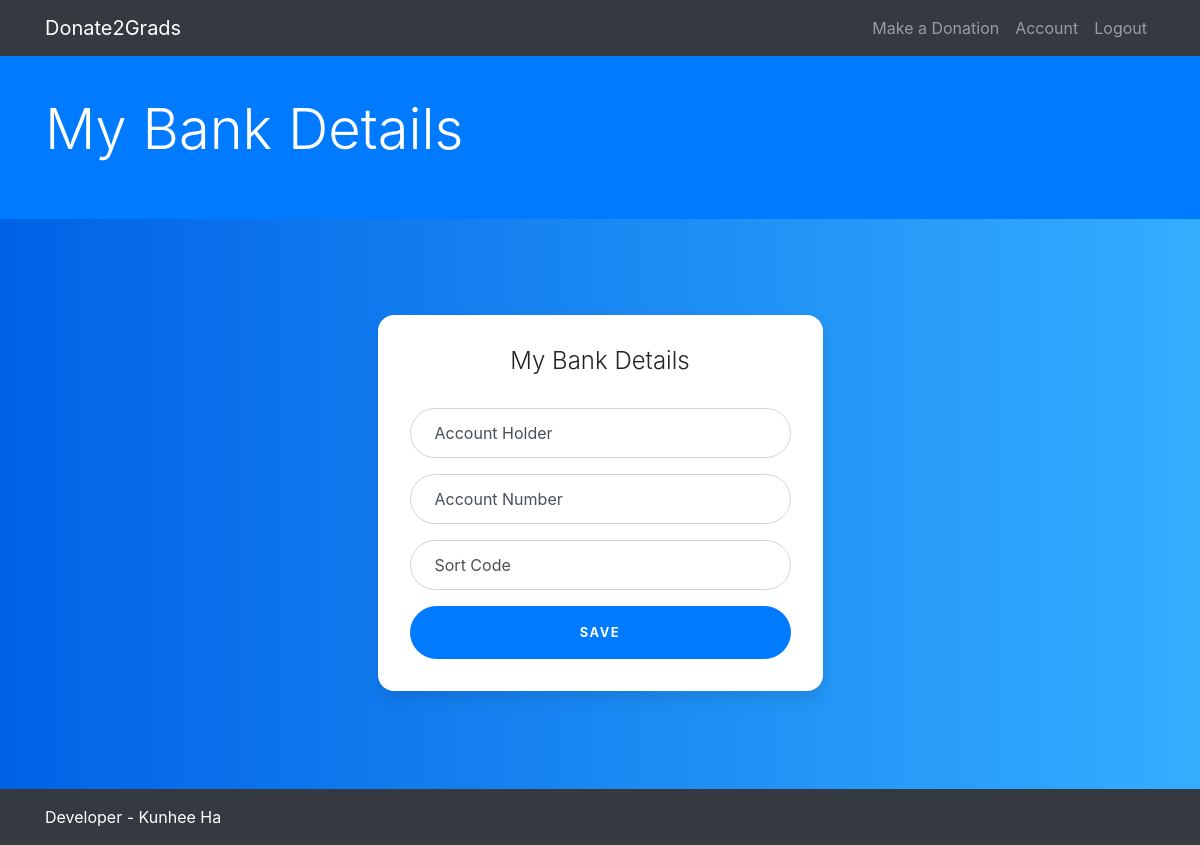
Before: /bankdetails (signed in) with the older database file.
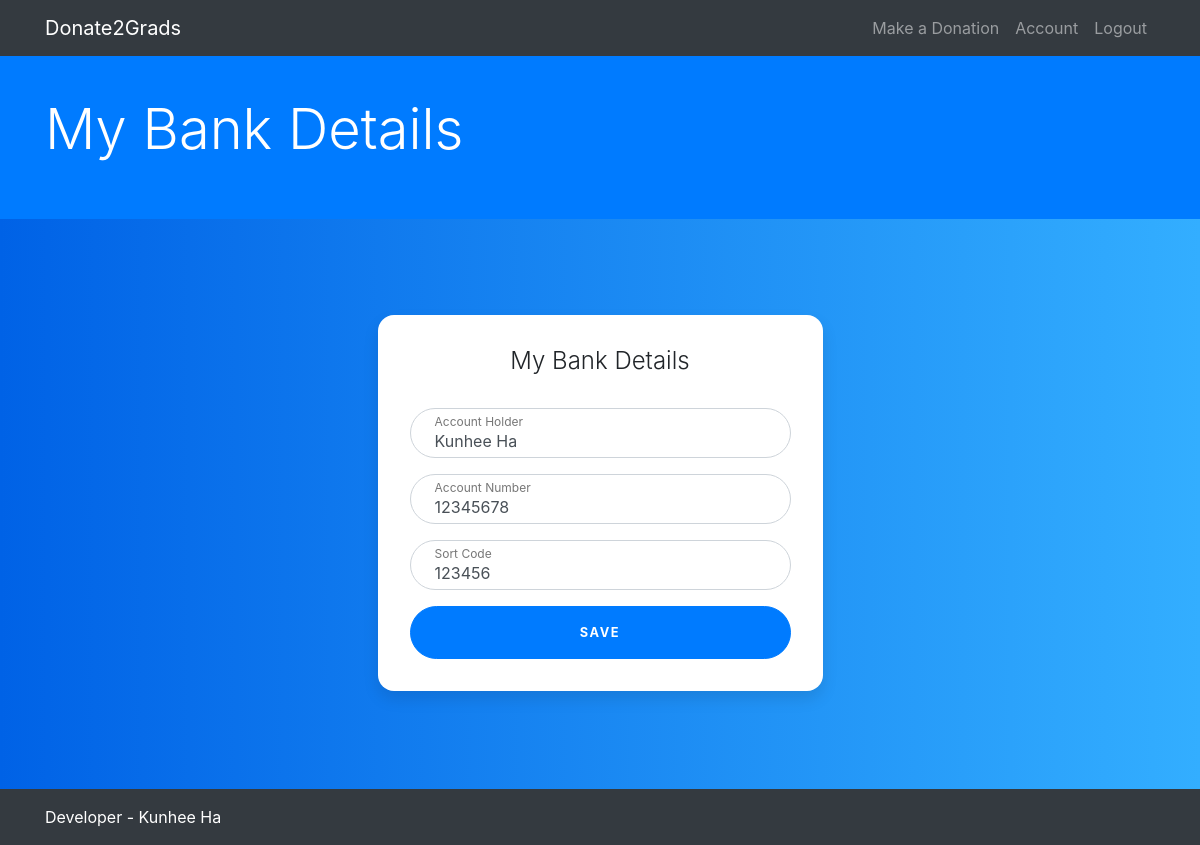
After: the same page with the newer database file.
### donationsite/models.py (models this page shows, shortened)
class Bankdetails(db.Model):
    __tablename__ = 'bankdetails'
    id = db.Column(db.Integer(), primary_key=True)
    account_holder = db.Column(db.String(30), nullable=False, unique=False)
    account_number = db.Column(db.String(10), nullable=False, unique=False)
    sort_code = db.Column(db.String(10), nullable=False, unique=False)

### donationsite/accounts/routes.py (the view)
@accounts.route('/bankdetails', methods=['GET', 'POST'])
def bankdetails():
    form = BankDetailForm()
    if form.validate_on_submit():
        accountNumber = str(form.account_number.data)
        sortCode = str(form.sortcode.data)
        bank = Bankdetails(account_holder=form.account_holder.data,
                           account_number=accountNumber,
                           sort_code=sortCode)
        db.session.add(bank)
        db.session.commit()
        usrbank = Bankdetails.query.filter_by(
            account_number=accountNumber).first()
        current_user.bank_details = []
        current_user.bank_details.append(usrbank)
        db.session.commit()
        flash('Your bank details have been updated', 'success')
        return redirect(url_for('accounts.account'))
    elif request.method == 'GET':
        if current_user.bank_details != []:
            userbank = current_user.bank_details[0]
            form.account_holder.data = userbank.account_holder
            form.account_number.data = userbank.account_number
            form.sortcode.data = userbank.sort_code
    return render_template('bankdetails.html', form=form)

### donationsite/accounts/forms.py
class BankDetailForm(FlaskForm):
    account_holder = StringField('Account Holder', validators=[
                                 DataRequired(), Length(min=2, max=30)])
    account_number = IntegerField('Account Number', validators=[
        DataRequired()])
    sortcode = IntegerField('Sort Code', validators=[
        DataRequired()])
    submit = SubmitField('Save')

### donationsite/models.py (called while the page is built)
@login_manager.user_loader
def load_user(user_id):
    return User.query.get(int(user_id))

### donationsite/templates/bankdetails.html (shortened to what this page needs)
{% extends 'base.html' %}
{% block head %}
	<link rel="stylesheet" type="text/css" href="{{ url_for('static', filename='css/bankdetails.css') }}">
{% endblock %}
{% block content %}
	<div class="bg-primary py-5 mb-5">
		<div class="container h-100">
			<div class="row h-100 align-items-center">
				<div class="col-lg-12">
					<h2 class="display-4 text-white mt-5 mb-2">My Bank Details</h2>
				</div>
			</div>
		</div>
	</div>
	<div class="container">
		<div class="row">
			<div class="col-sm-9 col-md-7 col-lg-5 mx-auto">
				<div class="card card-signin my-5">
					<div class="card-body">
						<h5 class="card-title text-center">My Bank Details</h5>
						<form class="form-signin" method="POST" action="">
							<div class="form-label-group">
								{% if form.account_holder.errors %}
									{{ form.account_holder(id="inputaccount_holder", class="form-control is-invalid", placeholder="account_holder") }}
									<div class="invalid-feedback">
										{% for error in form.account_holder.errors %}
											<span>{{ error }}</span>
										{% endfor %}
									</div>
								{% else %}
								{{ form.account_holder(id="inputaccount_holder", class="form-control", placeholder="account_holder") }}
								<label for="inputaccount_holder">Account Holder</label>
								{% endif %}
							</div>
							<div class="form-label-group">
								{% if form.account_number.errors %}
									{{ form.account_number(id="inputaccount_number", class="form-control is-invalid", placeholder="account_number") }}
									<div class="invalid-feedback">
										{% for error in form.account_number.errors %}
											<span>{{ error }}</span>
										{% endfor %}
									</div>
								{% else %}
								{{ form.account_number(id="inputaccount_number", class="form-control", placeholder="account_number") }}
								<label for="inputaccount_number">Account Number</label>
								{% endif %}
							</div>
							<div class="form-label-group">
								{% if form.sortcode.errors %}
									{{ form.sortcode(id="inputsortcode", class="form-control is-invalid", placeholder="sortcode") }}
									<div class="invalid-feedback">
										{% for error in form.sortcode.errors %}
											<span>{{ error }}</span>
										{% endfor %}
									</div>
								{% else %}
								{{ form.sortcode(id="inputsortcode", class="form-control", placeholder="sortcode") }}
								<label for="inputsortcode">Sort Code</label>
								{% endif %}
							</div>
							{{ form.submit(class="btn btn-lg btn-primary btn-block text-uppercase") }}
						</form>
					</div>
				</div>
			</div>
		</div>
	</div>
{% endblock %}

Changed rows visible on the page:
added Bankdetails: account_holder "Kunhee Ha", account_number "12345678"
Other visible differences:
form field sortcode: (not shown) → "123456"
